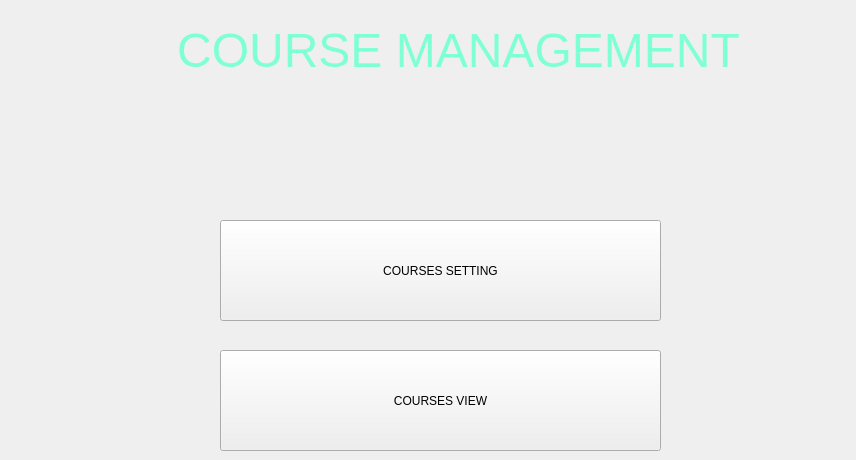
          <widget class="QWidget" name="AdCourseManagement">
           <widget class="QLabel" name="lb_courseManagement">
            <property name="geometry">
             <rect>
              <x>70</x>
              <y>10</y>
              <width>777</width>
              <height>80</height>
             </rect>
            </property>
            <property name="font">
             <font>
              <pointsize>36</pointsize>
             </font>
            </property>
            <property name="styleSheet">
             <string notr="true">color: #7FFFD4;</string>
            </property>
            <property name="text">
             <string>COURSE MANAGEMENT</string>
            </property>
            <property name="alignment">
             <set>Qt::AlignCenter</set>
            </property>
           </widget>
           <widget class="QPushButton" name="button_courseView">
            <property name="geometry">
             <rect>
              <x>220</x>
              <y>350</y>
              <width>441</width>
              <height>101</height>
             </rect>
            </property>
            <property name="text">
             <string>COURSES VIEW</string>
            </property>
           </widget>
           <widget class="QPushButton" name="button_courseSetting">
            <property name="geometry">
             <rect>
              <x>220</x>
              <y>220</y>
              <width>441</width>
              <height>101</height>
             </rect>
            </property>
            <property name="text">
             <string>COURSES SETTING</string>
            </property>
           </widget>
          </widget>
